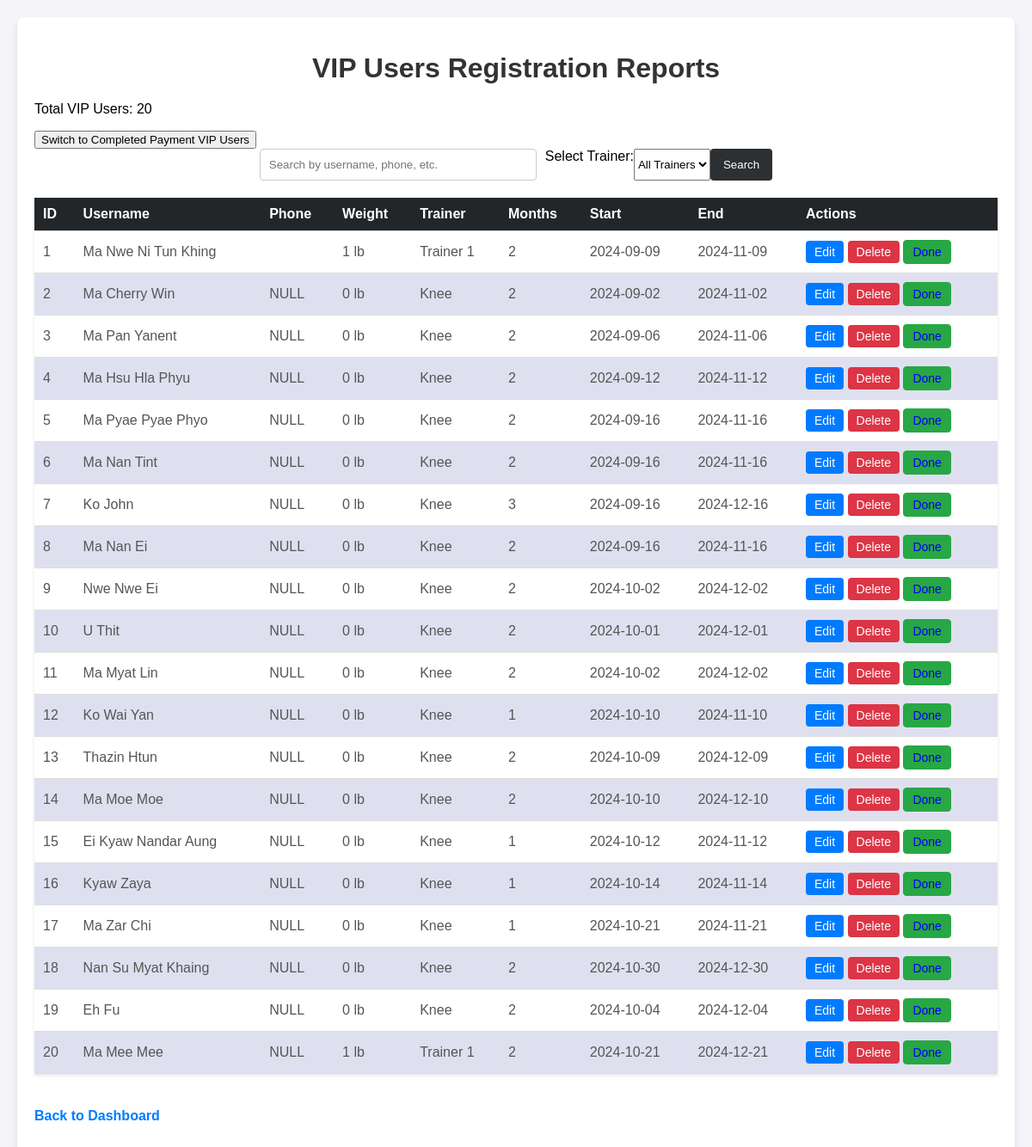
/view_vip.php (signed in), run on the app's committed database.
### tables this page shows
CREATE TABLE `vip` (
  `id` int(11) NOT NULL,
  `name` varchar(100) NOT NULL,
  `phone` varchar(20) NOT NULL,
  `weight` float NOT NULL,
  `weight_unit` enum('lb','kg') NOT NULL,
  `gender` enum('male','female') NOT NULL,
  `select_option1` varchar(50) NOT NULL,
  `select_option2` varchar(50) NOT NULL,
  `select_option3` varchar(50) NOT NULL,
  `start` date NOT NULL,
  `end` date NOT NULL
);

### view_vip.php (the view, shortened to what this page needs)
<?php
$host = 'localhost';
$db = 'gym_base';
$user = 'root';
$pass = '';
$conn = new mysqli($host, $user, $pass, $db);
$table = isset($_GET['table']) && $_GET['table'] === 'done_vip' ? 'done_vip' : 'vip';
$search = '';
$sql = "SELECT * FROM `$table`";
$sql .= " ORDER BY id ASC";
$result = $conn->query($sql);
$userCount = $result ? $result->num_rows : 0;
?>
<!DOCTYPE html>
<html lang="en">
<head>
    <link rel="stylesheet" href="view_users.css">
</head>
<body>
    <div class="container">
        <h1><?php echo $table === 'vip' ? 'VIP Users' : 'Completed Payment VIP Users'; ?> Registration Reports</h1>
        <p>Total <?php echo $table === 'vip' ? 'VIP' : 'Completed Payment VIP'; ?> Users: <?php echo $userCount; ?></p>
        <form method="get" class="toggle-form">
            <button type="submit">Switch to <?php echo $table === 'vip' ? 'Completed Payment VIP Users' : 'VIP Users'; ?></button>
        </form>
        <form method="get" class="search-form">
            <input type="text" name="search" placeholder="Search by username, phone, etc." value="<?php echo htmlspecialchars($search); ?>">
            <label for="trainer">Select Trainer:</label>
            <select name="trainer" id="trainer">
                <option value="">All Trainers</option>
            </select>
            <button type="submit">Search</button>
        </form>
        <table>
            <thead>
                <tr>
                    <th>ID</th>
                    <th>Username</th>
                    <th>Phone</th>
                    <th>Weight</th>
                    <th>Trainer</th>
                    <th>Months</th>
                    <th>Start</th>
                    <th>End</th>
                    <th>Actions</th>
                </tr>
            </thead>
            <tbody>
                <?php
                $counter = 1;
                if ($result && $result->num_rows > 0): ?>
                    <?php while ($row = $result->fetch_assoc()): ?>
                        <tr>
                            <td><?php echo $counter++; ?></td>
                            <td><?php echo htmlspecialchars($row['name']); ?></td>
                            <td><?php echo htmlspecialchars($row['phone']); ?></td>
                            <td><?php echo htmlspecialchars($row['weight']) . ' ' . htmlspecialchars($row['weight_unit']); ?></td>
                            <td><?php echo htmlspecialchars($row['select_option1']); ?></td>
                            <td><?php echo htmlspecialchars($row['select_option3']); ?></td>
                            <td><?php echo htmlspecialchars($row['start']); ?></td>
                            <td><?php echo htmlspecialchars($row['end']); ?></td>
                            <td>
                                <a href="edit_vip.php?id=<?php echo $row['id']; ?>&table=<?php echo $table; ?>" class="btn edit-btn">Edit</a>
                                <a href="delete_vip.php?id=<?php echo $row['id']; ?>&table=<?php echo $table; ?>" class="btn delete-btn" onclick="return confirm('Are you sure you want to delete this user?');">Delete</a>
                                <?php if ($table === 'vip'): ?>
                                    <a href="?done_id=<?php echo $row['id']; ?>&table=<?php echo $table; ?>" class="btn done-btn" onclick="return confirm('Mark this user as completed payment?');">Done</a>
                                <?php endif; ?>
                            </td>
                        </tr>
                    <?php endwhile; ?>
                <?php else: ?>
                    <tr>
                        <td colspan="9">No results found.</td>
                    </tr>
                <?php endif; ?>
            </tbody>
        </table>
        <p><a href="admin_dashboard.php" class="back-link">Back to Dashboard</a></p>
    </div>
</body>
</html>

### view_users.css (style rules this page uses)
body { font-family: Arial, sans-serif; background-color: #f4f4f9; margin: 0; padding: 20px; }
.container { max-width: 1200px; margin: 0 auto; background-color: #fff; padding: 20px; border-radius: 8px; box-shadow: 0 4px 8px rgba(0, 0, 0, 0.1); }
h1 { text-align: center; color: #333; margin-bottom: 20px; }
.search-form { display: flex; justify-content: center; margin-bottom: 20px; }
.search-form input[type="text"] { width: 300px; padding: 10px; border: 1px solid #ccc; border-radius: 4px; margin-right: 10px; outline: none; transition: border-color 0.3s ease; }
.search-form button { padding: 10px 15px; background-color: #2d3033; color: #fff; border: none; border-radius: 4px; cursor: pointer; transition: background-color 0.3s ease; }
table { width: 100%; border-collapse: collapse; margin-bottom: 20px; box-shadow: 0 2px 4px rgba(0, 0, 0, 0.1); }
thead { background-color: #232629; color: #fff; }
th, td { padding: 10px; text-align: left; border-bottom: 1px solid #ddd; }
tr:nth-child(even) { background-color: #0e108621; }
td { color: #555; }
.back-link { display: inline-block; margin-top: 20px; color: #007BFF; text-decoration: none; font-weight: bold; text-align: center; }
.btn { display: inline-block; padding: 5px 10px; text-align: center; border-radius: 4px; font-size: 14px; text-decoration: none; transition: background-color 0.3s ease, color 0.3s ease; }
.done-btn { background-color: #28a745; border: 1px solid #28a745; }
.edit-btn { background-color: #007BFF; color: #fff; border: none; cursor: pointer; }
.delete-btn { background-color: #DC3545; color: #fff; border: none; cursor: pointer; }
table th, table td { text-align: left; padding: 10px; }

### data on the page
vip: name "Ma Nwe Ni Tun Khing", weight "1", weight_unit "lb", select_option1 "Trainer 1", select_option3 "2", start "2024-09-09", end "2024-11-09"
vip: name "Ma Cherry Win", phone "NULL", weight "0", weight_unit "lb", select_option1 "Knee", select_option3 "2", start "2024-09-02", end "2024-11-02"
vip: name "Ma Pan Yanent", phone "NULL", weight "0", weight_unit "lb", select_option1 "Knee", select_option3 "2", start "2024-09-06", end "2024-11-06"
vip: name "Ma Hsu Hla Phyu", phone "NULL", weight "0", weight_unit "lb", select_option1 "Knee", select_option3 "2", start "2024-09-12", end "2024-11-12"
vip: name "Ma Pyae Pyae Phyo", phone "NULL", weight "0", weight_unit "lb", select_option1 "Knee", select_option3 "2", start "2024-09-16", end "2024-11-16"
vip: name "Ma Nan Tint", phone "NULL", weight "0", weight_unit "lb", select_option1 "Knee", select_option3 "2", start "2024-09-16", end "2024-11-16"
vip: name "Ko John", phone "NULL", weight "0", weight_unit "lb", select_option1 "Knee", select_option3 "3", start "2024-09-16", end "2024-12-16"
vip: name "Ma Nan Ei", phone "NULL", weight "0", weight_unit "lb", select_option1 "Knee", select_option3 "2", start "2024-09-16", end "2024-11-16"
vip: name "Nwe Nwe Ei", phone "NULL", weight "0", weight_unit "lb", select_option1 "Knee", select_option3 "2", start "2024-10-02", end "2024-12-02"
vip: name "U Thit", phone "NULL", weight "0", weight_unit "lb", select_option1 "Knee", select_option3 "2", start "2024-10-01", end "2024-12-01"
vip: name "Ma Myat Lin", phone "NULL", weight "0", weight_unit "lb", select_option1 "Knee", select_option3 "2", start "2024-10-02", end "2024-12-02"
vip: name "Ko Wai Yan", phone "NULL", weight "0", weight_unit "lb", select_option1 "Knee", select_option3 "1", start "2024-10-10", end "2024-11-10"
vip: name "Thazin Htun", phone "NULL", weight "0", weight_unit "lb", select_option1 "Knee", select_option3 "2", start "2024-10-09", end "2024-12-09"
vip: name "Ma Moe Moe", phone "NULL", weight "0", weight_unit "lb", select_option1 "Knee", select_option3 "2", start "2024-10-10", end "2024-12-10"
vip: name "Ei Kyaw Nandar Aung", phone "NULL", weight "0", weight_unit "lb", select_option1 "Knee", select_option3 "1", start "2024-10-12", end "2024-11-12"
vip: name "Kyaw Zaya", phone "NULL", weight "0", weight_unit "lb", select_option1 "Knee", select_option3 "1", start "2024-10-14", end "2024-11-14"
vip: name "Ma Zar Chi", phone "NULL", weight "0", weight_unit "lb", select_option1 "Knee", select_option3 "1", start "2024-10-21", end "2024-11-21"
vip: name "Nan Su Myat Khaing", phone "NULL", weight "0", weight_unit "lb", select_option1 "Knee", select_option3 "2", start "2024-10-30", end "2024-12-30"
vip: name "Eh Fu", phone "NULL", weight "0", weight_unit "lb", select_option1 "Knee", select_option3 "2", start "2024-10-04", end "2024-12-04"
vip: name "Ma Mee Mee", phone "NULL", weight "1", weight_unit "lb", select_option1 "Trainer 1", select_option3 "2", start "2024-10-21", end "2024-12-21"

### other printed values
$userCount "20"
